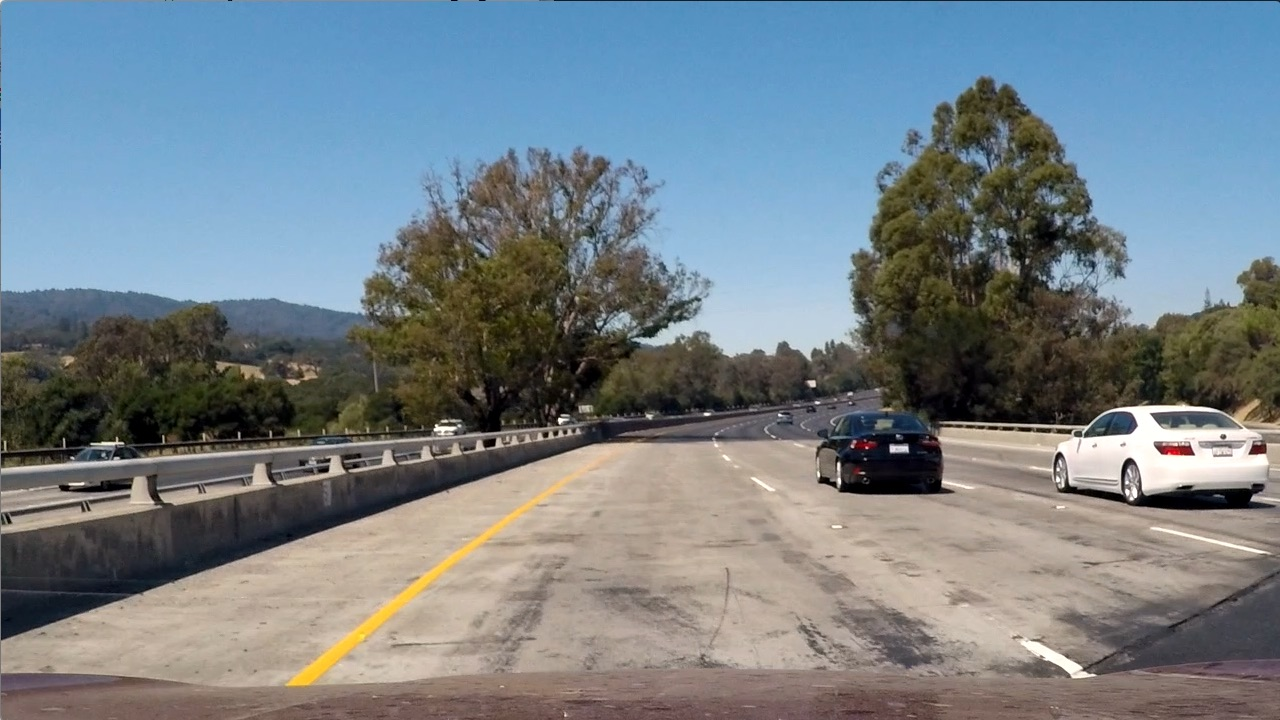
#> input picture test_images/test1.jpg, 1280 x 720 px, found by its file name; the run also reads 1 picture not shown here
$ jupyter execute --allow-errors pipeline_debug.ipynb   (shell and % lines are left out)   (older library calls are emulated)
#> lines starting #> are read from the running program, lines starting #| are printed output that depends on the picture
[cell 1]
import matplotlib.pyplot as plt
import numpy as np
import cv2
import pickle

from scipy.misc import imread
from birdseye import BirdsEye
from lanefilter import LaneFilter
from curves import Curves
from helpers import show_images, save_image, roi
from moviepy.editor import VideoFileClip
from IPython.display import HTML

#> (a cell that did not finish here is left out)

[cell 3]
def pipeline_debug(img):

  ground_img = birdsEye.undistort(img)
  birdseye_img = birdsEye.sky_view(img)

  binary_img = laneFilter.apply(ground_img)
  sobel_img = birdsEye.sky_view(laneFilter.sobel_breakdown(ground_img))
  color_img = birdsEye.sky_view(laneFilter.color_breakdown(ground_img))

  wb = np.logical_and(birdsEye.sky_view(binary_img), roi(binary_img)).astype(np.uint8)
  result = curves.fit(wb)

  left_curve =  result['pixel_left_best_fit_curve']
  right_curve =  result['pixel_right_best_fit_curve']

  left_radius =  result['left_radius']
  right_radius =  result['right_radius']
  curve_debug_img = result['image']
  words = result['vehicle_position_words']

  projected_img = birdsEye.project(ground_img, binary_img, left_curve, right_curve)

  return birdseye_img, sobel_img, color_img, curve_debug_img, projected_img, left_radius, right_radius, words

[cell 4]
def pipeline_test(path):
#> called with path = 'test_images/test1.jpg'
  img = imread(path)
#> img is the input picture: shape (720, 1280, 3); mean R, G, B 117.5, 128.7, 135.5
  birdseye_img, sobel_img, color_img, curve_debug_img, projected_img, left_radius, right_radius,words = pipeline_debug(img)
  print("left radius:", left_radius, "m |", "right radius:", right_radius, "m")
  print(words)
  show_images([birdseye_img, sobel_img, color_img], per_row = 3, per_col = 1, W = 15, H = 3)
  show_images([curve_debug_img, projected_img], per_row = 3, per_col = 1, W = 15, H = 3)

#> (a cell that did not finish here is left out)

#> (a cell that did not finish here is left out)


#> (a cell that did not finish here is left out)

#> call 3 of pipeline_test, with path = 'test_images/test3.jpg'
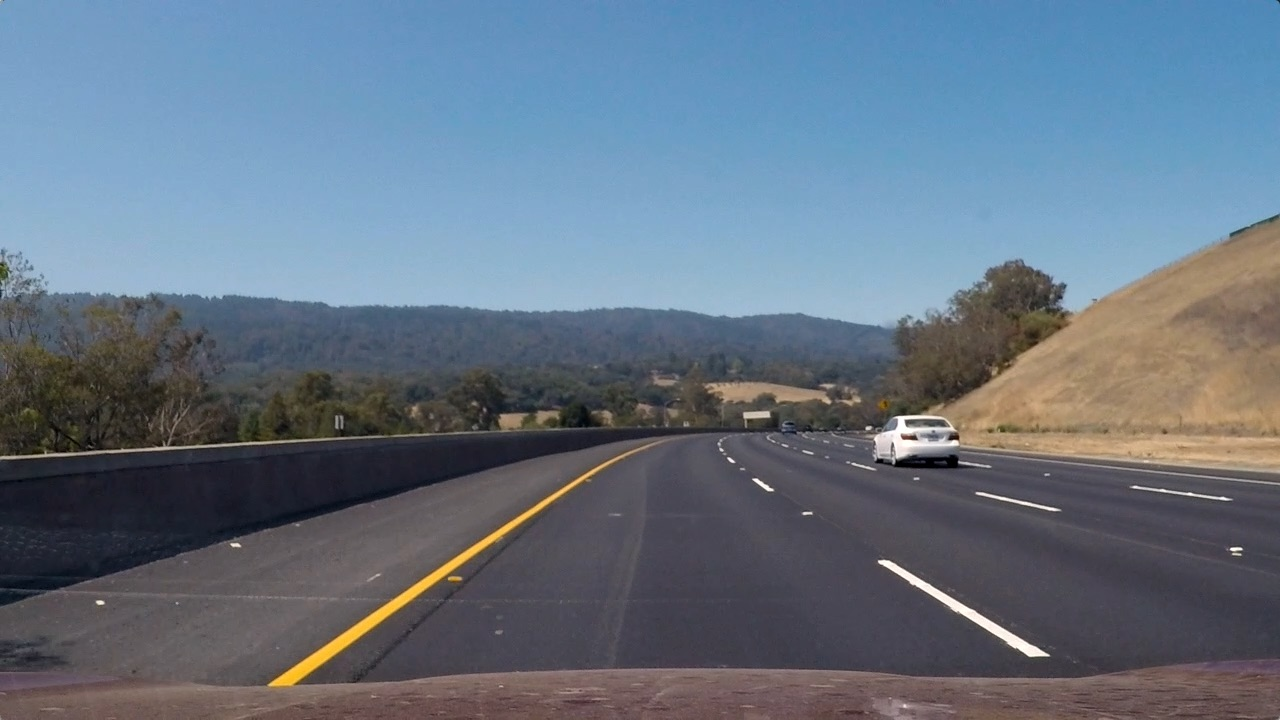
#> input picture test_images/test3.jpg, 1280 x 720 px, found by its file name
#> in pipeline_test, img is the input picture: shape (720, 1280, 3); mean R, G, B 101.1, 115.3, 130.7

#> (a cell that did not finish here is left out)

#> call 4 of pipeline_test, with path = 'test_images/test4.jpg'
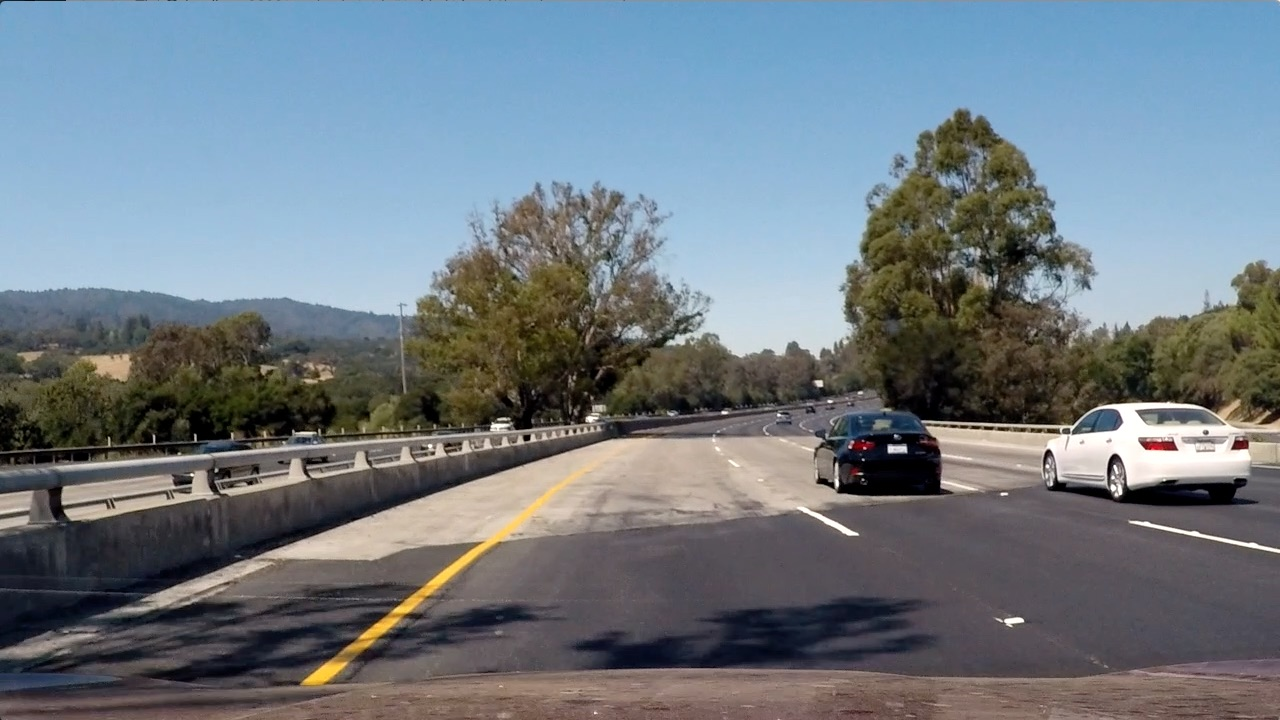
#> input picture test_images/test4.jpg, 1280 x 720 px, found by its file name
#> in pipeline_test, img is the input picture: shape (720, 1280, 3); mean R, G, B 112.2, 122.7, 130.9

#> (a cell that did not finish here is left out)

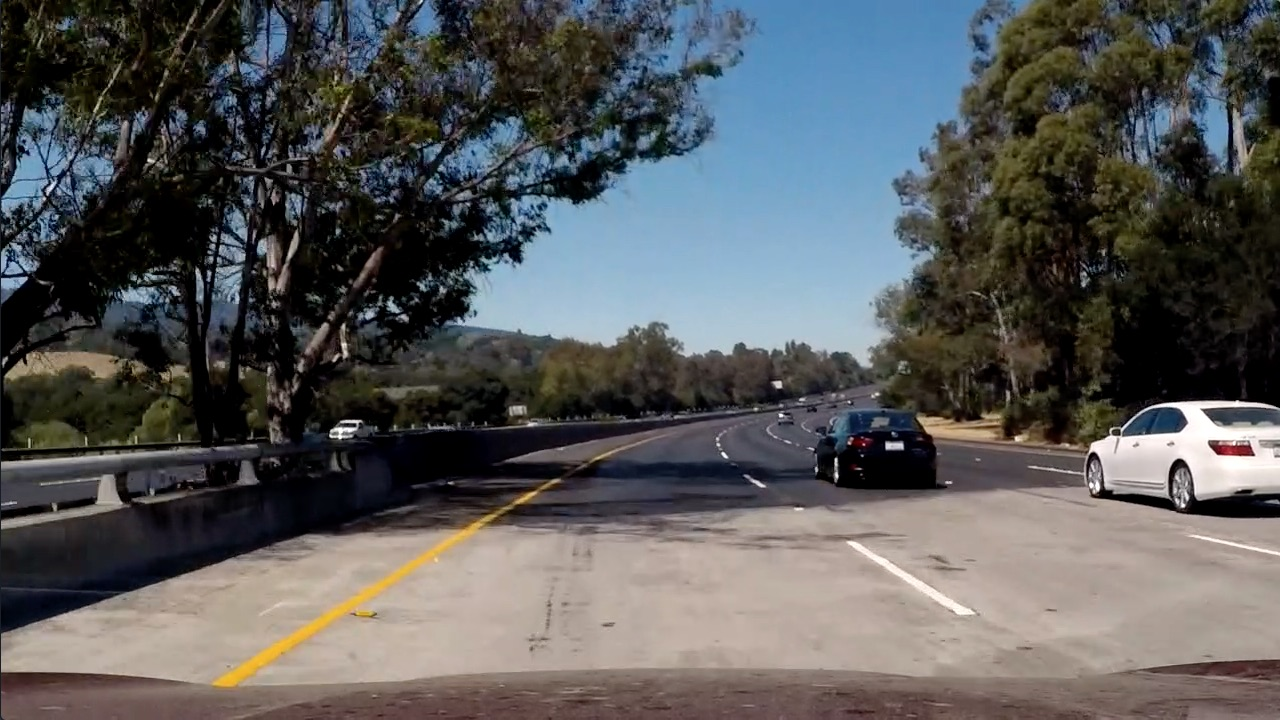
#> input picture test_images/test5.jpg, 1280 x 720 px, found by its file name
#> in pipeline_test, img is the input picture: shape (720, 1280, 3); mean R, G, B 88.5, 89.3, 89.8

#> (a cell that did not finish here is left out)

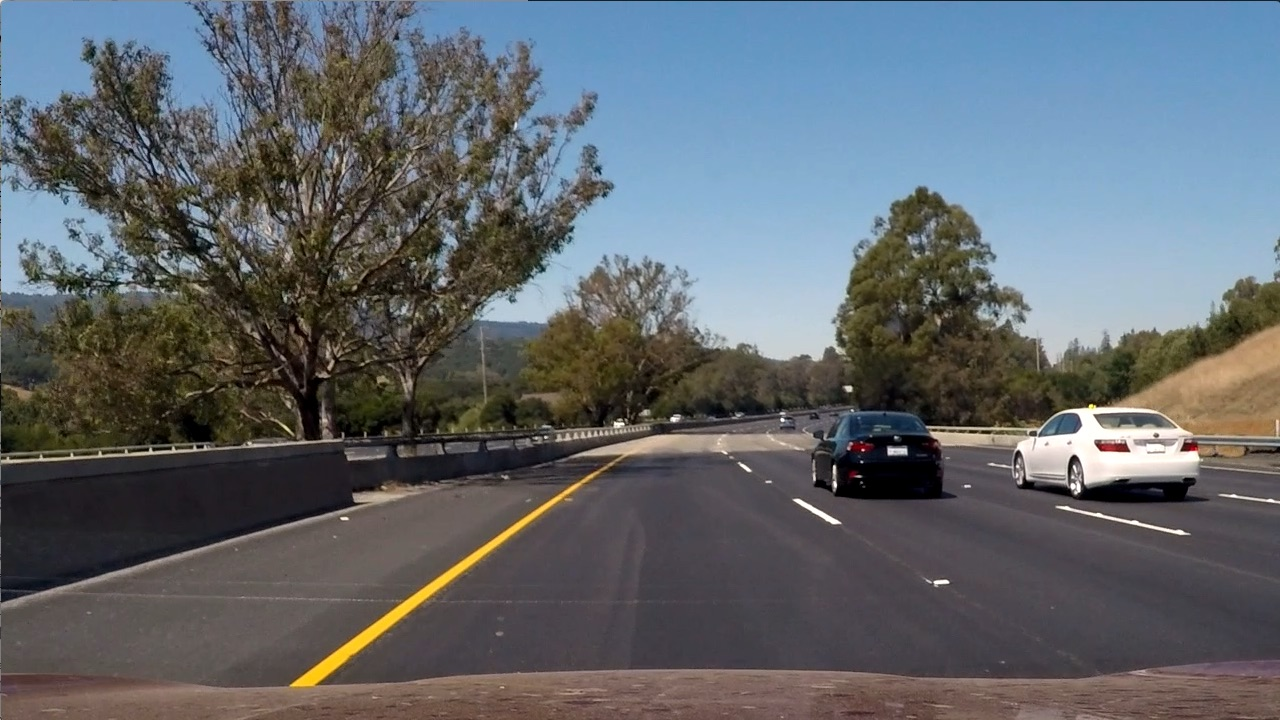
#> input picture test_images/test6.jpg, 1280 x 720 px, found by its file name
#> in pipeline_test, img is the input picture: shape (720, 1280, 3); mean R, G, B 97, 102.6, 107.9
